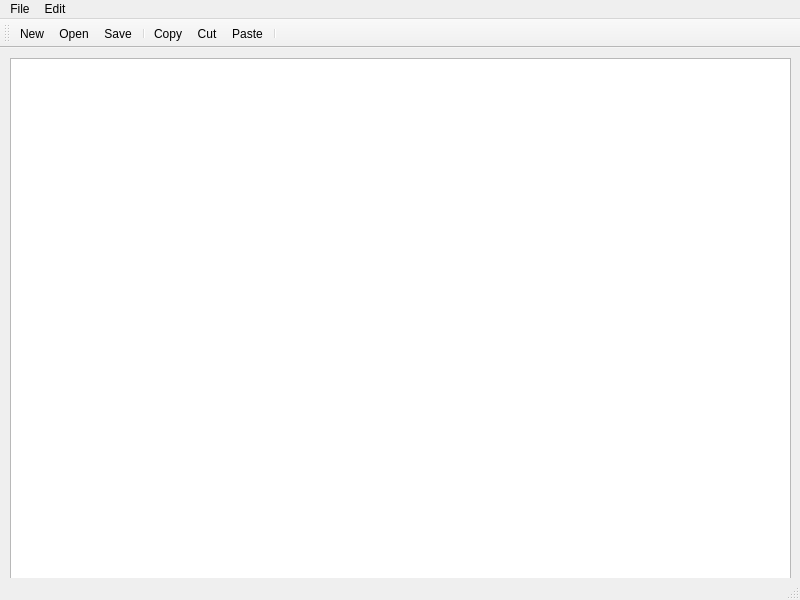
<?xml version="1.0" encoding="UTF-8"?>
<ui version="4.0">
 <class>MainWindow</class>
 <widget class="QMainWindow" name="MainWindow">
  <property name="geometry">
   <rect>
    <x>0</x>
    <y>0</y>
    <width>800</width>
    <height>600</height>
   </rect>
  </property>
  <property name="windowTitle">
   <string>MainWindow</string>
  </property>
  <widget class="QWidget" name="centralwidget">
   <widget class="QWidget" name="verticalLayoutWidget">
    <property name="geometry">
     <rect>
      <x>10</x>
      <y>10</y>
      <width>781</width>
      <height>531</height>
     </rect>
    </property>
    <layout class="QVBoxLayout" name="verticalLayout">
     <item>
      <widget class="QTextEdit" name="textEdit"/>
     </item>
    </layout>
   </widget>
  </widget>
  <widget class="QMenuBar" name="menubar">
   <property name="geometry">
    <rect>
     <x>0</x>
     <y>0</y>
     <width>800</width>
     <height>22</height>
    </rect>
   </property>
   <widget class="QMenu" name="menuFile">
    <property name="title">
     <string>File</string>
    </property>
    <addaction name="actionNew"/>
    <addaction name="actionOpen"/>
    <addaction name="actionSave"/>
    <addaction name="actionSave_As"/>
    <addaction name="actionExit"/>
   </widget>
   <widget class="QMenu" name="menuEdit">
    <property name="title">
     <string>Edit</string>
    </property>
    <addaction name="actionCopy"/>
    <addaction name="actionCut"/>
    <addaction name="actionPaste"/>
    <addaction name="actionUndo"/>
    <addaction name="actionRedo"/>
   </widget>
   <addaction name="menuFile"/>
   <addaction name="menuEdit"/>
  </widget>
  <widget class="QStatusBar" name="statusbar"/>
  <widget class="QToolBar" name="toolBar">
   <property name="windowTitle">
    <string>toolBar</string>
   </property>
   <attribute name="toolBarArea">
    <enum>TopToolBarArea</enum>
   </attribute>
   <attribute name="toolBarBreak">
    <bool>false</bool>
   </attribute>
   <addaction name="actionNew"/>
   <addaction name="actionOpen"/>
   <addaction name="actionSave"/>
   <addaction name="separator"/>
   <addaction name="actionCopy"/>
   <addaction name="actionCut"/>
   <addaction name="actionPaste"/>
   <addaction name="separator"/>
  </widget>
  <action name="actionNew">
   <property name="icon">
    <iconset>
     <normalon>:/imgs/file.png</normalon>
    </iconset>
   </property>
   <property name="text">
    <string>New</string>
   </property>
  </action>
  <action name="actionOpen">
   <property name="icon">
    <iconset>
     <normalon>:/imgs/folder.png</normalon>
    </iconset>
   </property>
   <property name="text">
    <string>Open</string>
   </property>
  </action>
  <action name="actionSave_As">
   <property name="icon">
    <iconset resource="Resources.qrc">
     <normaloff>:/imgs/save-1.png</normaloff>
     <normalon>:/imgs/Save.bmp</normalon>:/imgs/save-1.png</iconset>
   </property>
   <property name="text">
    <string>Save As</string>
   </property>
  </action>
  <action name="actionExit">
   <property name="icon">
    <iconset>
     <normalon>:/imgs/close.png</normalon>
    </iconset>
   </property>
   <property name="text">
    <string>Exit</string>
   </property>
  </action>
  <action name="actionCopy">
   <property name="icon">
    <iconset resource="Resources.qrc">
     <normaloff>:/imgs/copy.png</normaloff>:/imgs/copy.png</iconset>
   </property>
   <property name="text">
    <string>Copy</string>
   </property>
  </action>
  <action name="actionCut">
   <property name="icon">
    <iconset>
     <normalon>:/imgs/scissors.png</normalon>
    </iconset>
   </property>
   <property name="text">
    <string>Cut</string>
   </property>
  </action>
  <action name="actionPaste">
   <property name="icon">
    <iconset>
     <normalon>:/imgs/paste.png</normalon>
    </iconset>
   </property>
   <property name="text">
    <string>Paste</string>
   </property>
  </action>
  <action name="actionUndo">
   <property name="icon">
    <iconset>
     <normalon>:/imgs/undo.png</normalon>
    </iconset>
   </property>
   <property name="text">
    <string>Undo</string>
   </property>
  </action>
  <action name="actionRedo">
   <property name="icon">
    <iconset>
     <normalon>:/imgs/redo.png</normalon>
    </iconset>
   </property>
   <property name="text">
    <string>Redo</string>
   </property>
  </action>
  <action name="actionSave">
   <property name="icon">
    <iconset>
     <normalon>:/imgs/save.png</normalon>
    </iconset>
   </property>
   <property name="text">
    <string>Save</string>
   </property>
  </action>
 </widget>
 <resources>
  <include location="Resources.qrc"/>
 </resources>
 <connections/>
</ui>
